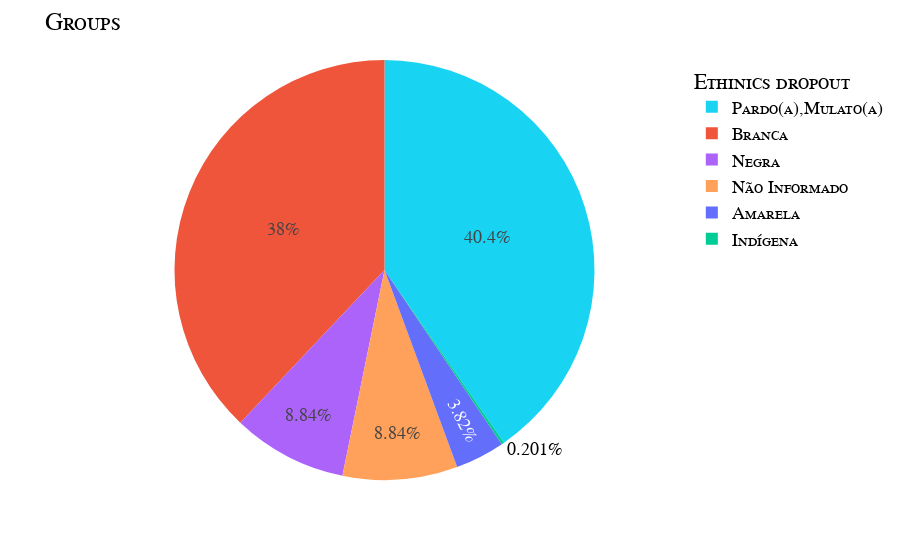
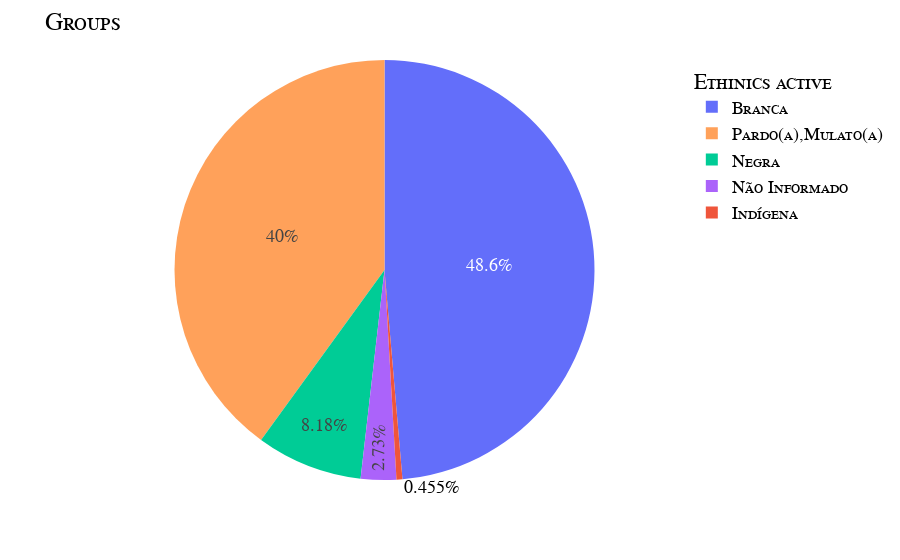

Write notebook code for charts like these, in order.
### Markdown cell above
# Ethinic group

### Code cell
fig  = px.pie(dropout.groupby('Raça').size().reset_index(name='count'), names='Raça', values='count', color='Raça').update_layout(title={"text": "Groups"}, font=my_font, legend_title_text='Ethinics dropout').show()
fig = px.pie(active.groupby('Raça').size().reset_index(name='count'), names='Raça', values='count', color='Raça').update_layout(title={"text": "Groups"}, font=my_font, legend_title_text='Ethinics active').show()

### Figure 1 — Plotly figure (JSON) as saved in the notebook; plotly's stock layout.template omitted (floating-point values rounded to 4 significant figures)
{"data": [{"customdata": [["Amarela"], ["Branca"], ["Indígena"], ["Negra"], ["Não Informado"], ["Pardo(a),Mulato(a)"]], "domain": {"x": [0, 1], "y": [0, 1]}, "hovertemplate": "Raça=%{customdata[0]}<br>count=%{value}<extra></extra>", "labels": ["Amarela", "Branca", "Indígena", "Negra", "Não Informado", "Pardo(a),Mulato(a)"], "legendgroup": "", "marker": {"colors": ["#636efa", "#EF553B", "#00cc96", "#ab63fa", "#FFA15A", "#19d3f3"]}, "name": "", "showlegend": true, "type": "pie", "values": [19, 189, 1, 44, 44, 201]}], "layout": {"font": {"color": "Black", "family": "Courier New, monospace", "size": 18, "variant": "small-caps"}, "legend": {"title": {"text": "Ethinics dropout"}, "tracegroupgap": 0}, "margin": {"t": 60}, "title": {"text": "Groups"}}}

### Figure 2 — Plotly figure (JSON) as saved in the notebook; plotly's stock layout.template omitted (floating-point values rounded to 4 significant figures)
{"data": [{"customdata": [["Branca"], ["Indígena"], ["Negra"], ["Não Informado"], ["Pardo(a),Mulato(a)"]], "domain": {"x": [0, 1], "y": [0, 1]}, "hovertemplate": "Raça=%{customdata[0]}<br>count=%{value}<extra></extra>", "labels": ["Branca", "Indígena", "Negra", "Não Informado", "Pardo(a),Mulato(a)"], "legendgroup": "", "marker": {"colors": ["#636efa", "#EF553B", "#00cc96", "#ab63fa", "#FFA15A"]}, "name": "", "showlegend": true, "type": "pie", "values": [107, 1, 18, 6, 88]}], "layout": {"font": {"color": "Black", "family": "Courier New, monospace", "size": 18, "variant": "small-caps"}, "legend": {"title": {"text": "Ethinics active"}, "tracegroupgap": 0}, "margin": {"t": 60}, "title": {"text": "Groups"}}}
